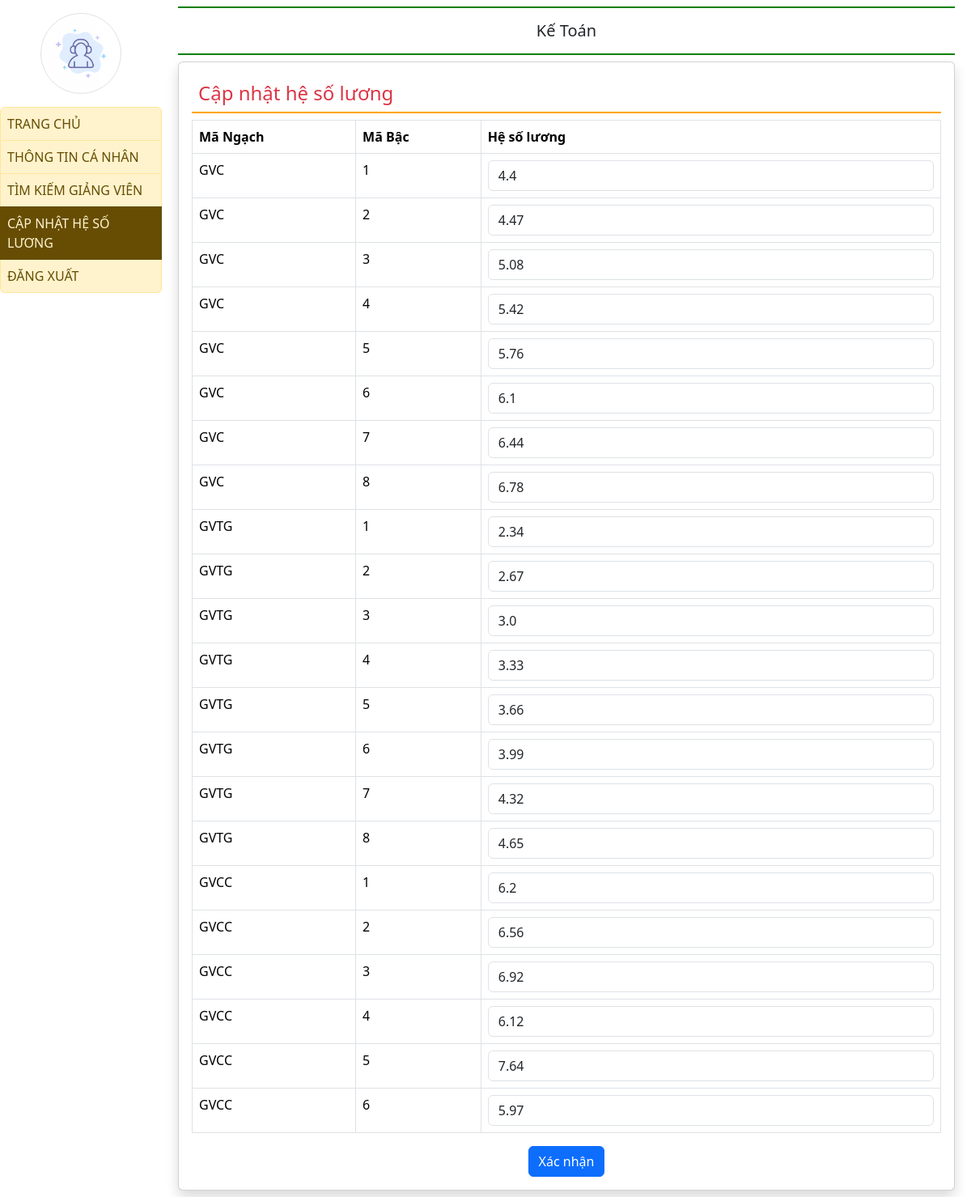
The page /update_salary1/ on the database as committed earlier.
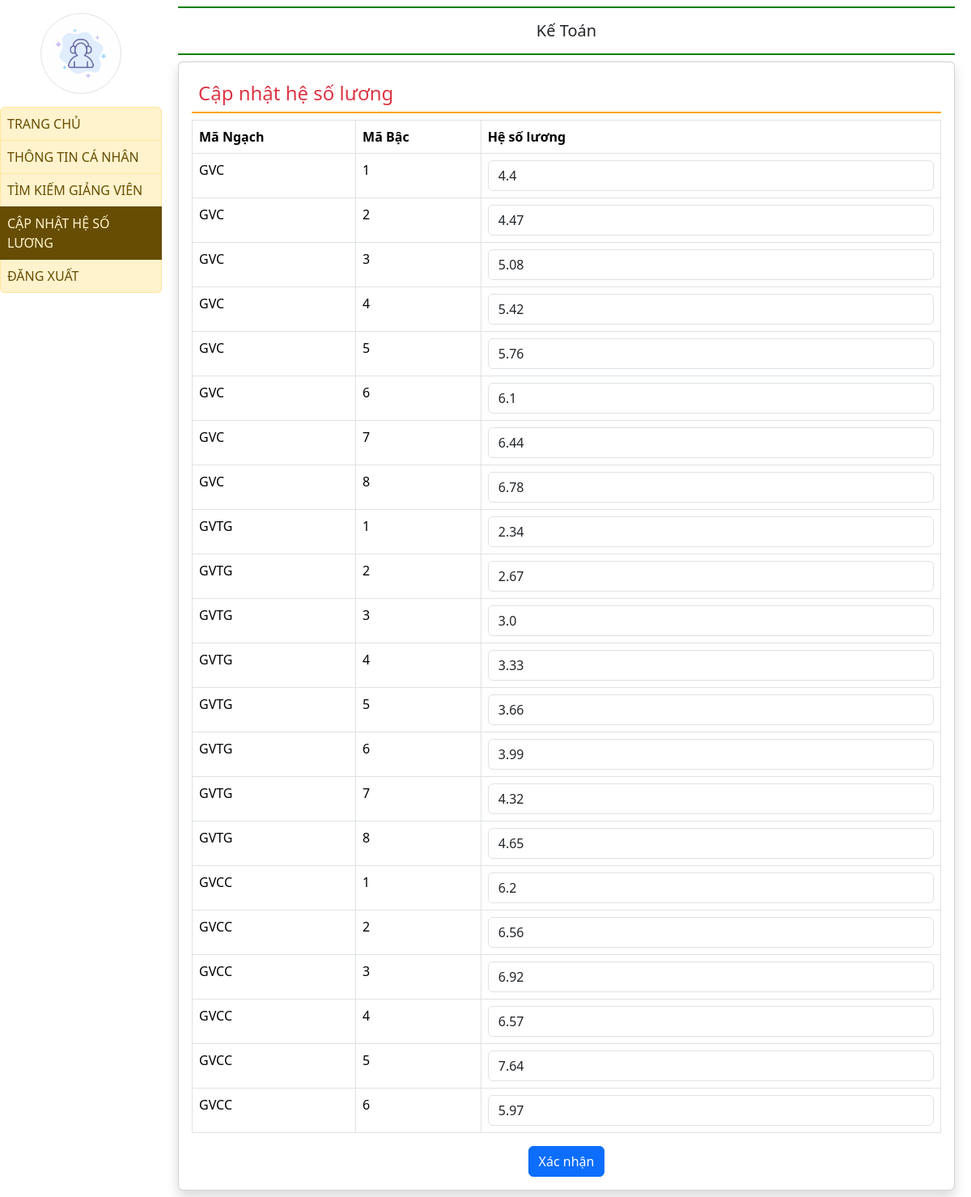
The same page on the database as committed later.
### quanlyluong/models.py (models this page shows)
class HESOLUONG(models.Model):
    MABAC = models.ForeignKey(CAPBAC, on_delete=models.CASCADE)
    MANGACH = models.ForeignKey(NGACH, on_delete=models.CASCADE)
    HESO = models.FloatField()
    class Meta:
        unique_together = (('MABAC', 'MANGACH'),)  # Khóa chính composite
        verbose_name_plural = "Hệ số lương"

### quanlyluong/views.py (the view, shortened to what this page needs)
# urls.py: path('update_salary1/', views.update_salary1, name='update_salary1'),
def update_salary1(request):
    luongs = HESOLUONG.objects.all()
    for luong in luongs:
        mangach_match = re.search(r'\((.*?)\)', str(luong.MANGACH))
        mabac_match = re.search(r'\((.*?)\)', str(luong.MABAC))
        luong.MANGACH_paren = mangach_match.group(1) if mangach_match else ''
        luong.MABAC_paren = mabac_match.group(1) if mabac_match else ''
    return render(request, 'login/update_salary1.html', {'luongs': luongs, 'message': 'Cập nhật thành công.'})

### quanlyluong/templates/login/update_salary1.html (shortened to what this page needs)
{% extends 'login/emp_base.html' %}
{% block main %}
    <h4 class="text-danger p-2" style="border-bottom: 2px solid orange;">Cập nhật hệ số lương</h4>
    <form method="POST" action="{% url 'update_salary1' %}">
        <div class="table-responsive">
            <table class="table table-bordered">
                <thead>
                    <tr>
                        <th>Mã Ngạch</th>
                        <th>Mã Bậc</th>
                        <th>Hệ số lương</th>
                    </tr>
                </thead>
                <tbody>
                    {% for luong in luongs %}
                    <tr>
                        <td>{{ luong.MANGACH_paren }}</td>
                        <td>{{ luong.MABAC_paren }}</td>
                        <td>
                            <input type="number" step="0.01" class="form-control" name="heso_{{ luong.id }}" value="{{ luong.HESO }}">
                        </td>
                    </tr>
                    {% endfor %}
                </tbody>
            </table>
        </div>
        <div class="text-center">
            <button type="submit" class="btn btn-primary">Xác nhận</button>
        </div>
    </form>
{% endblock %}

Rows that differ between the two databases and show on the page:
changed HESOLUONG (number 20 of 22 on the later page): HESO "6.12" → "6.57"
